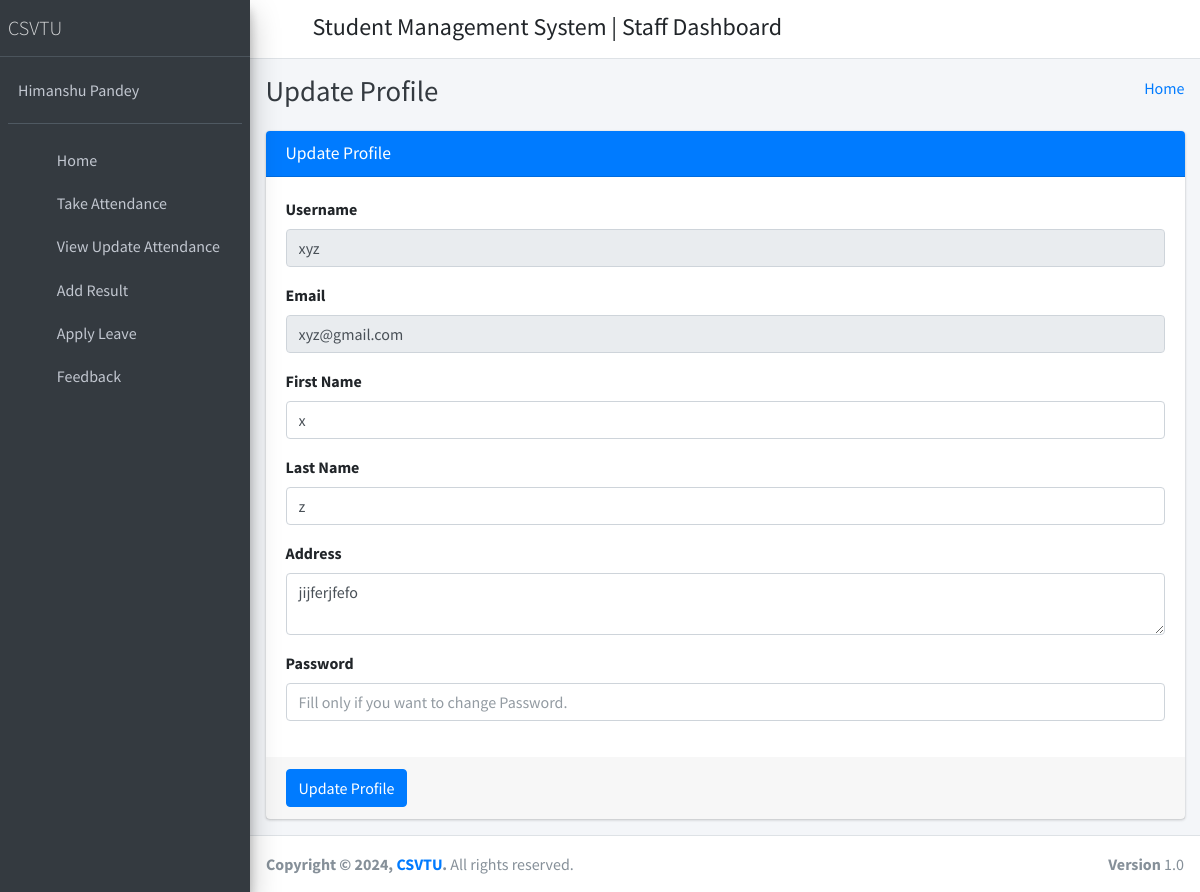
The app's page /staff_profile/ (signed in) with its own data.
### student_management_app/models.py (models this page shows)
class CustomUser(AbstractUser):
    user_type_data = ((1, "HOD"), (2, "Staff"), (3, "Student"))
    user_type = models.CharField(default=1, choices=user_type_data, max_length=10)

class Staffs(models.Model):
    id = models.AutoField(primary_key=True)
    admin = models.OneToOneField(CustomUser, on_delete = models.CASCADE)
    address = models.TextField()
    created_at = models.DateTimeField(auto_now_add=True)
    updated_at = models.DateTimeField(auto_now=True)
    objects = models.Manager()

### student_management_app/StaffViews.py (the view)
# urls.py: path('staff_profile/', StaffViews.staff_profile, name="staff_profile"),
def staff_profile(request):
    user = CustomUser.objects.get(id=request.user.id)
    staff = Staffs.objects.get(admin=user)
    context={
        "user": user,
        "staff": staff
    }
    return render(request, 'staff_template/staff_profile.html', context)

### student_management_app/templates/staff_template/staff_profile.html (shortened to what this page needs)
{% extends 'staff_template/base_template.html' %}
{% block page_title %}
    Update Profile
{% endblock page_title %}
{% block main_content %}
{% load static %}
<section class="content">
        <div class="container-fluid">
            <div class="row">
                <div class="col-md-12">
                    <div class="card card-primary">
                    <div class="card-header">
                        <h3 class="card-title">Update Profile</h3>
                    </div>
                    <form role="form" method="POST" action="{% url 'staff_profile_update' %}">
                        <div class="card-body">
                            <div class="form-group">
                                <label>Username </label>
                                <input type="text" class="form-control" name="username" value="{{ user.username }}" disabled="disabled">
                            </div>
                            <div class="form-group">
                                <label>Email </label>
                                <input type="text" class="form-control" name="email" value="{{ user.email }}" disabled="disabled">
                            </div>
                            <div class="form-group">
                                <label>First Name </label>
                                <input type="text" class="form-control" name="first_name" value="{{ user.first_name }}">
                            </div>
                            <div class="form-group">
                                <label>Last Name </label>
                                <input type="text" class="form-control" name="last_name" value="{{ user.last_name }}">
                            </div>
                            <div class="form-group">
                                <label>Address </label>
                                <textarea name="address" class="form-control" row="5">{{ staff.address }}</textarea>
                            </div>
                            <div class="form-group">
                                <label>Password </label>
                                <input type="text" class="form-control" name="password" placeholder="Fill only if you want to change Password.">
                            </div>
                        </div>
                        <div class="card-footer">
                        <button type="submit" class="btn btn-primary">Update Profile</button>
                        </div>
                    </form>
                    </div>
                </div>
            </div>
        </div>
      </section>
  {% endblock main_content %}

### records on screen
CustomUser: username "xyz", email "xyz@gmail.com", first_name "x", last_name "z"
Staffs: address "jijferjfefo"
